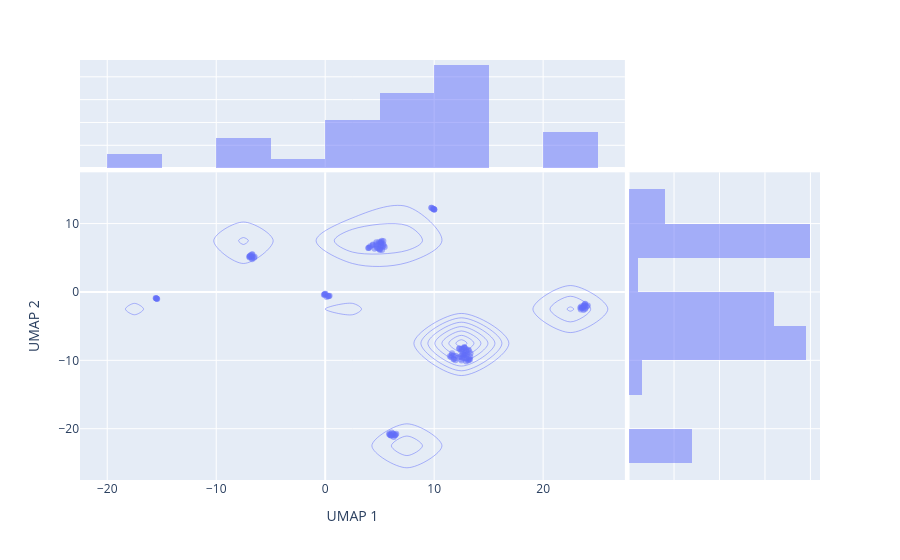

Notebook code cell kept with this figure:
### Code cell
embedding_df = get_umap_df(seq_reps, embedding, nan_indices)
plot_umap(embedding_df,
          interact=True,
          marginal_x="histogram", marginal_y="histogram",
        #   facet_col="transcript_id",
            opacity=0.5,
            
        #   bw_adjust=0.5, # Decrease bandwidth for higher granularity 
        #   levels=20, # Increase number of contour levels
        #   thresh=0.05 # Lower threshold to show more detail
          )

### Figure 1 — Plotly figure (JSON) as saved in the notebook; plotly's stock layout.template omitted (floating-point values rounded to 4 significant figures; data arrays with more than 128 entries replaced by an {"elided": "..."} marker saying what was removed)
{"data": [{"customdata": {"elided": "138x1 str values"}, "hovertemplate": "UMAP 1=%{x}<br>UMAP 2=%{y}<br>label=%{customdata[0]}<extra></extra>", "legendgroup": "", "marker": {"color": "#636efa", "opacity": 0.5, "symbol": "circle"}, "mode": "markers", "name": "", "orientation": "v", "showlegend": false, "type": "scatter", "x": {"elided": "138 float values"}, "xaxis": "x", "y": {"elided": "138 float values"}, "yaxis": "y"}, {"alignmentgroup": "True", "bingroup": "x", "hovertemplate": "UMAP 1=%{x}<br>count=%{y}<extra></extra>", "legendgroup": "", "marker": {"color": "#636efa"}, "name": "", "offsetgroup": "", "opacity": 0.5, "showlegend": false, "type": "histogram", "x": {"elided": "138 float values"}, "xaxis": "x3", "yaxis": "y3"}, {"alignmentgroup": "True", "bingroup": "y", "hovertemplate": "UMAP 2=%{y}<br>count=%{x}<extra></extra>", "legendgroup": "", "marker": {"color": "#636efa"}, "name": "", "offsetgroup": "", "opacity": 0.5, "showlegend": false, "type": "histogram", "xaxis": "x2", "y": {"elided": "138 float values"}, "yaxis": "y2"}, {"contours": {"coloring": "none"}, "hovertemplate": "UMAP 1=%{x}<br>UMAP 2=%{y}<br>count=%{z}<extra></extra>", "legendgroup": "", "line": {"color": "#636efa"}, "name": "", "showlegend": false, "type": "histogram2dcontour", "x": {"elided": "138 float values"}, "xaxis": "x", "xbingroup": "x", "y": {"elided": "138 float values"}, "yaxis": "y", "ybingroup": "y"}], "layout": {"barmode": "overlay", "legend": {"tracegroupgap": 0}, "margin": {"t": 60}, "xaxis": {"anchor": "y", "domain": [0, 0.7363], "title": {"text": "UMAP 1"}}, "xaxis2": {"anchor": "y2", "domain": [0.7413, 1], "matches": "x2", "showgrid": true, "showline": false, "showticklabels": false, "ticks": ""}, "xaxis3": {"anchor": "y3", "domain": [0, 0.7363], "matches": "x", "showgrid": true, "showticklabels": false}, "xaxis4": {"anchor": "y4", "domain": [0.7413, 1], "matches": "x2", "showgrid": true, "showline": false, "showticklabels": false, "ticks": ""}, "yaxis": {"anchor": "x", "domain": [0, 0.7326], "title": {"text": "UMAP 2"}}, "yaxis2": {"anchor": "x2", "domain": [0, 0.7326], "matches": "y", "showgrid": true, "showticklabels": false}, "yaxis3": {"anchor": "x3", "domain": [0.7426, 1], "matches": "y3", "showgrid": true, "showline": false, "showticklabels": false, "ticks": ""}, "yaxis4": {"anchor": "x4", "domain": [0.7426, 1], "matches": "y3", "showgrid": true, "showline": false, "showticklabels": false, "ticks": ""}}}
